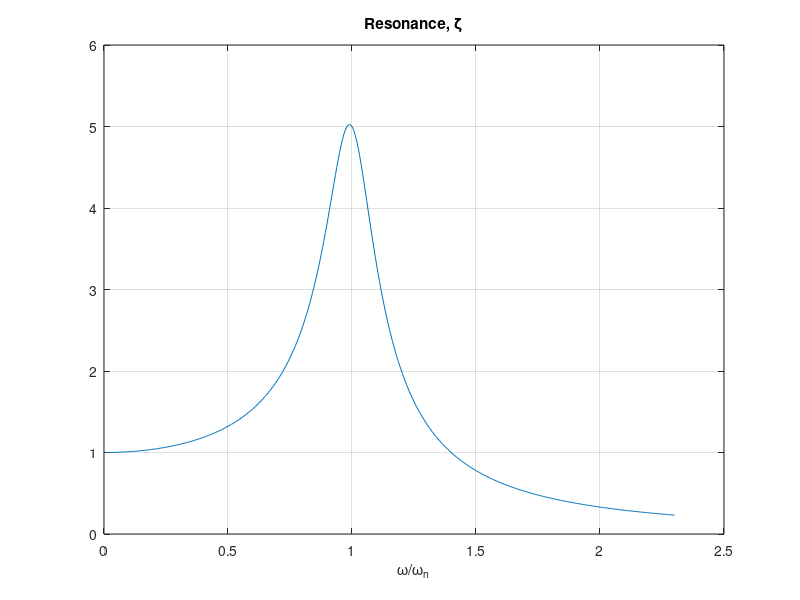

Recreate this plot in MATLAB.
% Резонанс осциллятора
% АЧХ, фаза, добротность

zeta = 0.1;
wn = 2*pi*2;
wr = linspace(0.1, 2.3*wn, 400);
Hr = 1./sqrt((1-(wr./wn).^2).^2 + (2*zeta*wr/wn).^2);
figure;
plot(wr/wn, Hr);
title('Resonance, \zeta'); xlabel('\omega/\omega_n'); grid on;

%{
@play
{
 "title": "Резонанс осциллятора",
 "groups": [
  {
   "name": "Демпфирование",
   "controls": [
    {
     "var": "zeta",
     "label": "ζ",
     "min": 0.02,
     "max": 0.8,
     "step": 0.02,
     "default": 0.1
    }
   ]
  }
 ]
}
%}
